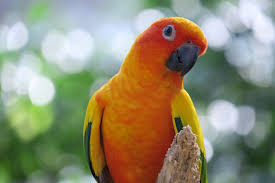
#> input picture sample.jpg, 275 x 183 px
$ jupyter execute lab-6.ipynb   (shell and % lines are left out)
#> lines starting #> are read from the running program, lines starting #| are printed output that depends on the picture
[cell 1]

import cv2
import numpy as np
import matplotlib.pyplot as plt

[cell 2]
image = cv2.imread('sample.jpg', cv2.IMREAD_GRAYSCALE)
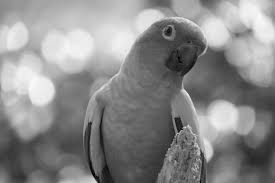
#> image: shape (183, 275); min 0, max 250, mean 138.4

[cell 3]
plt.figure(figsize=(6,6))
plt.imshow(image, cmap='gray')
plt.title('Original Image')
plt.axis('off')
plt.show()

[cell 4]
hist_original = cv2.calcHist([image], [0], None, [256], [0, 256])
#> hist_original = 256 values, max 469 at index 94, min 0 at index 3, mean 196.6

[cell 5]
equalized_image = cv2.equalizeHist(image)
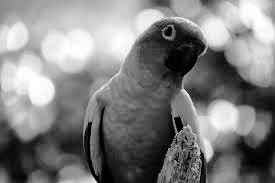
#> equalized_image: shape (183, 275); min 0, max 255, mean 128.2

[cell 6]
hist_equalized = cv2.calcHist([equalized_image], [0], None, [256], [0, 256])
#> hist_equalized = 256 values, max 469 at index 69, min 0 at index 18, mean 196.6

[cell 7]
plt.figure(figsize=(6,6))
plt.imshow(equalized_image, cmap='gray')
plt.title('Histogram Equalized Image')
plt.axis('off')
plt.show()

[cell 8]
fig, axes = plt.subplots(1, 2, figsize=(12, 5))
axes[0].plot(hist_original, color='black')
axes[0].set_title('Original Histogram')
axes[1].plot(hist_equalized, color='black')
axes[1].set_title('Equalized Histogram')

plt.show()
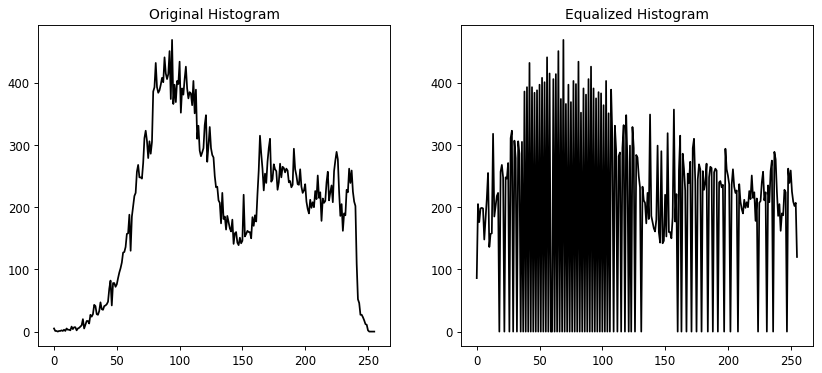
#> figure drawn by matplotlib, 2 panels; panel 1: curve peaks at x = 94, y = 469; panel 2: curve peaks at x = 69, y = 469

[cell 9]
L = 256  # Intensity levels
modified_image = np.uint8(np.clip(image * 1.5, 0, 255))  # Increase contrast
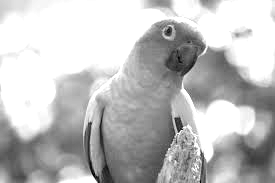
#> modified_image: shape (183, 275); min 0, max 255, mean 190
hist_modified = cv2.calcHist([modified_image], [0], None, [256], [0, 256])
#> hist_modified = 256 values, max 17010 at index 255, min 0 at index 2, mean 196.6

[cell 10]
plt.figure(figsize=(6,6))
plt.imshow(modified_image, cmap='gray')
plt.title('Modified Image (Contrast Enhanced)')
plt.axis('off')
plt.show()

[cell 11]
plt.figure(figsize=(6,6))
plt.plot(hist_modified, color='black')
plt.title('Modified Histogram')
plt.show()
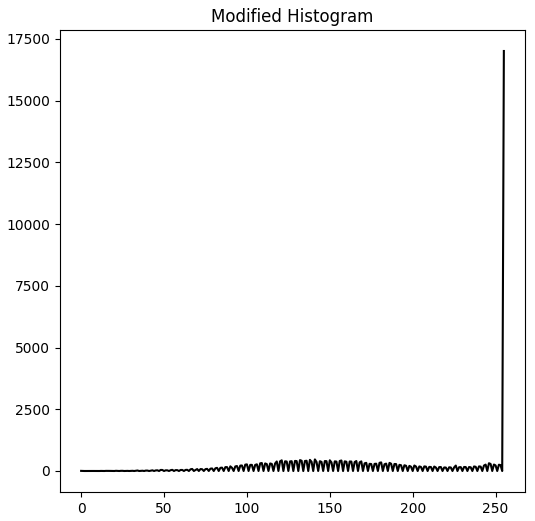
#> figure drawn by matplotlib, 1 panel; curve peaks at x = 255, y = 17010

$ run again, with 2.jpg copied over sample.jpg
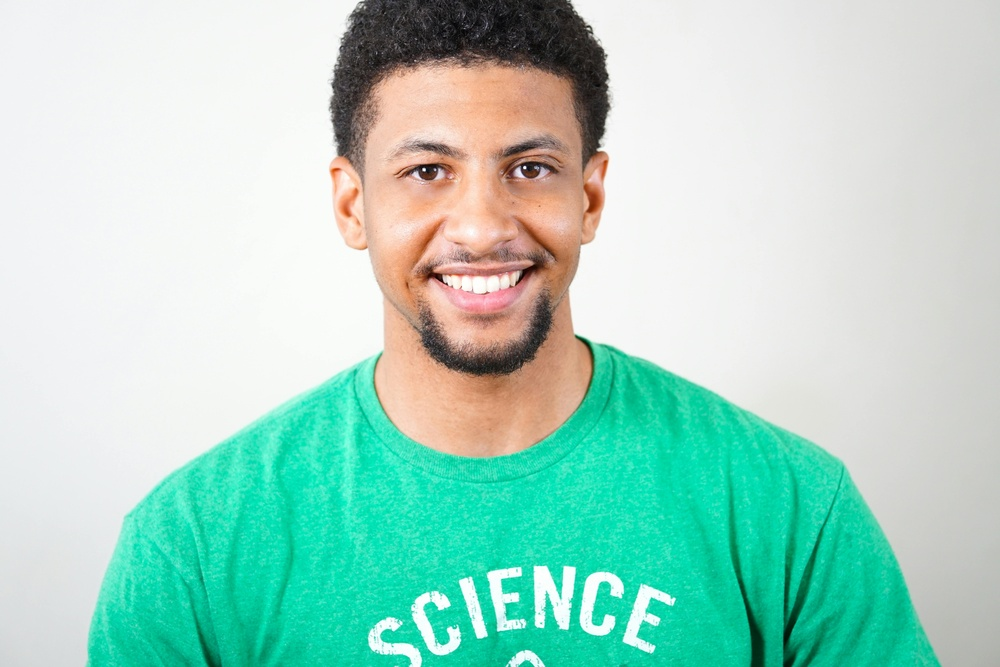
#> input picture 2.jpg, 1000 x 667 px, shrunk from 6000 x 4000 before the run
#> hist_original = 256 values, max 27306 at index 243, min 0 at index 0, mean 2605.5
#> hist_equalized = 256 values, max 27306 at index 197, min 0 at index 29, mean 2605.5
#> `modified_image = np.uint8(np.clip(image * 1.5, 0, 255))`:
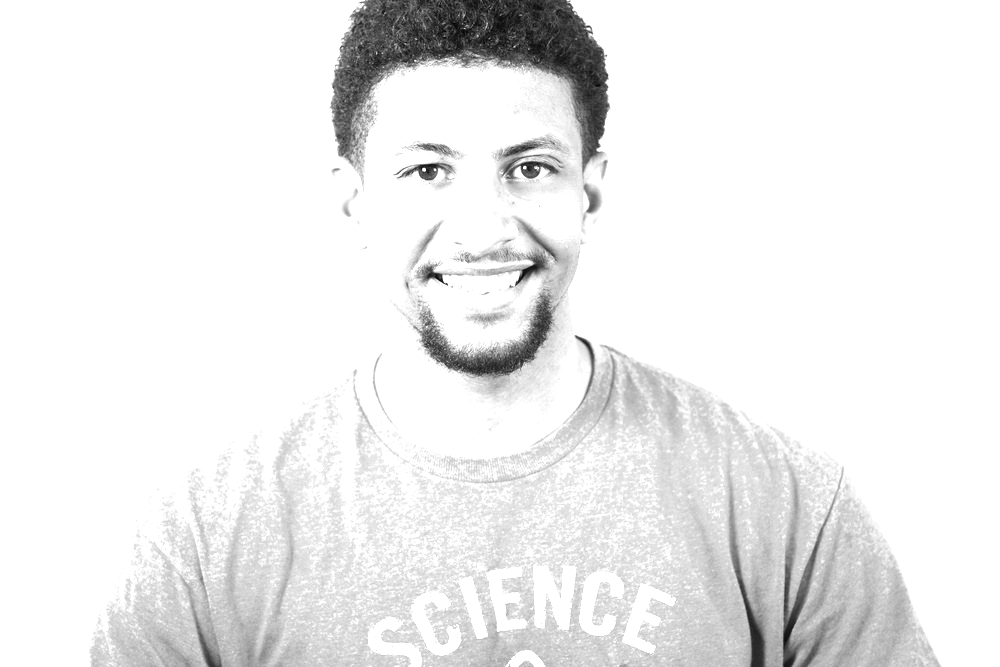
#> modified_image: shape (667, 1000); min 3, max 255, mean 237.1
#> hist_modified = 256 values, max 459973 at index 255, min 0 at index 0, mean 2605.5
#> `plt.show()`:
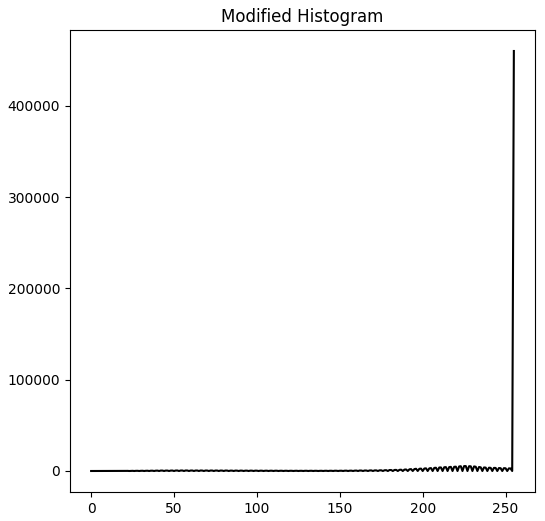
#> figure drawn by matplotlib, 1 panel; curve peaks at x = 255, y = 459973

$ run again, with human.jpg copied over sample.jpg
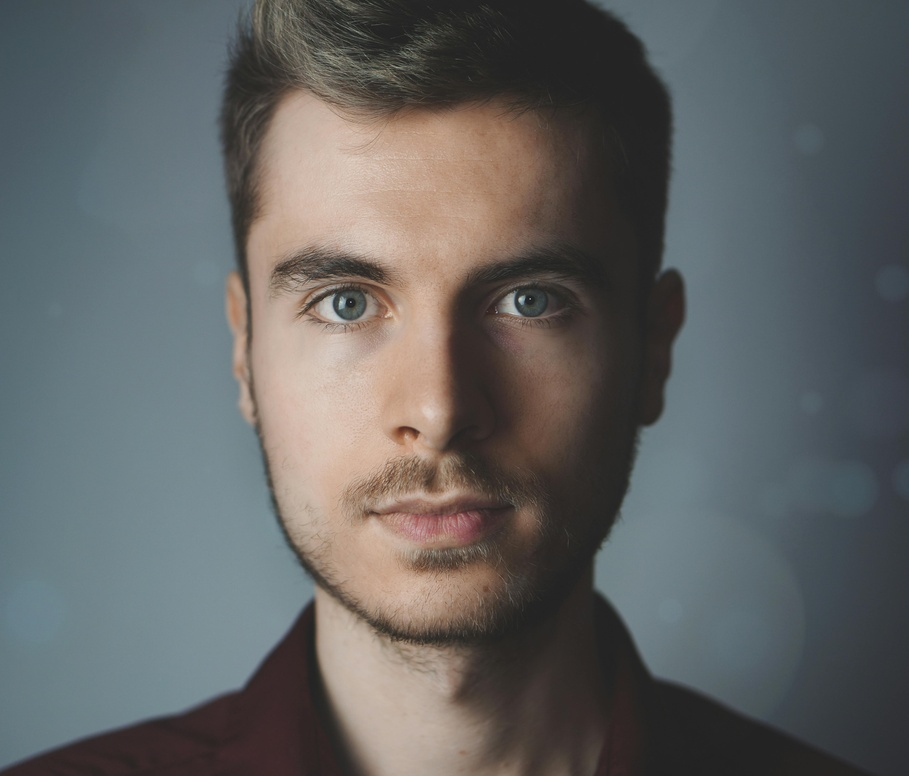
#> input picture human.jpg, 909 x 776 px, shrunk from 4684 x 4000 before the run
#> hist_original = 256 values, max 20279 at index 36, min 0 at index 0, mean 2755.4
#> hist_equalized = 256 values, max 20279 at index 10, min 0 at index 1, mean 2755.4
#> `modified_image = np.uint8(np.clip(image * 1.5, 0, 255))`:
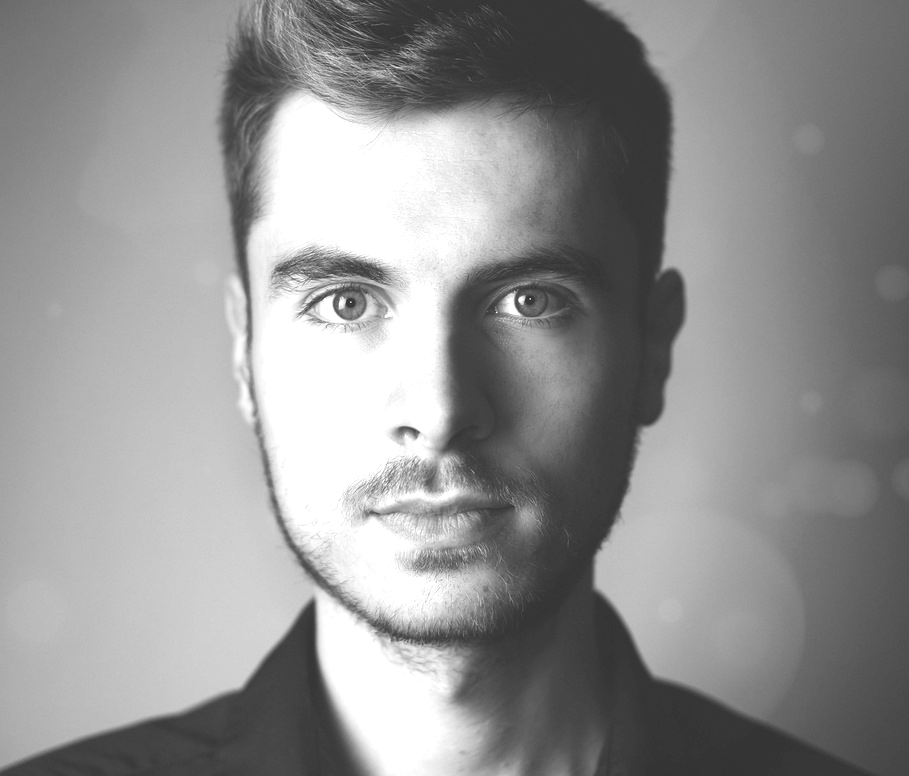
#> modified_image: shape (776, 909); min 36, max 255, mean 146.1
#> hist_modified = 256 values, max 59360 at index 255, min 0 at index 0, mean 2755.4
#> `plt.show()`:
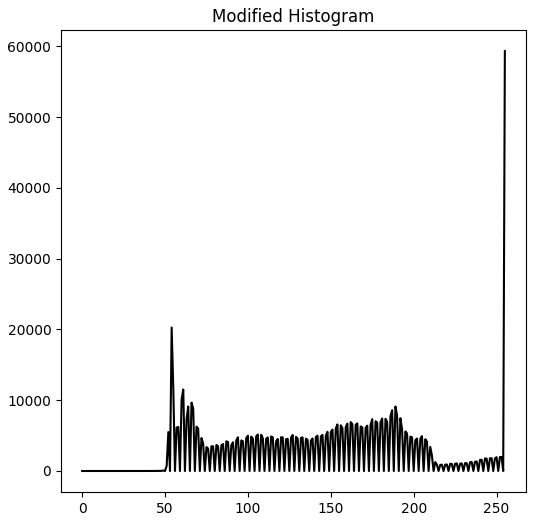
#> figure drawn by matplotlib, 1 panel; curve peaks at x = 255, y = 59360

$ run again, with 1.png saved as sample.jpg
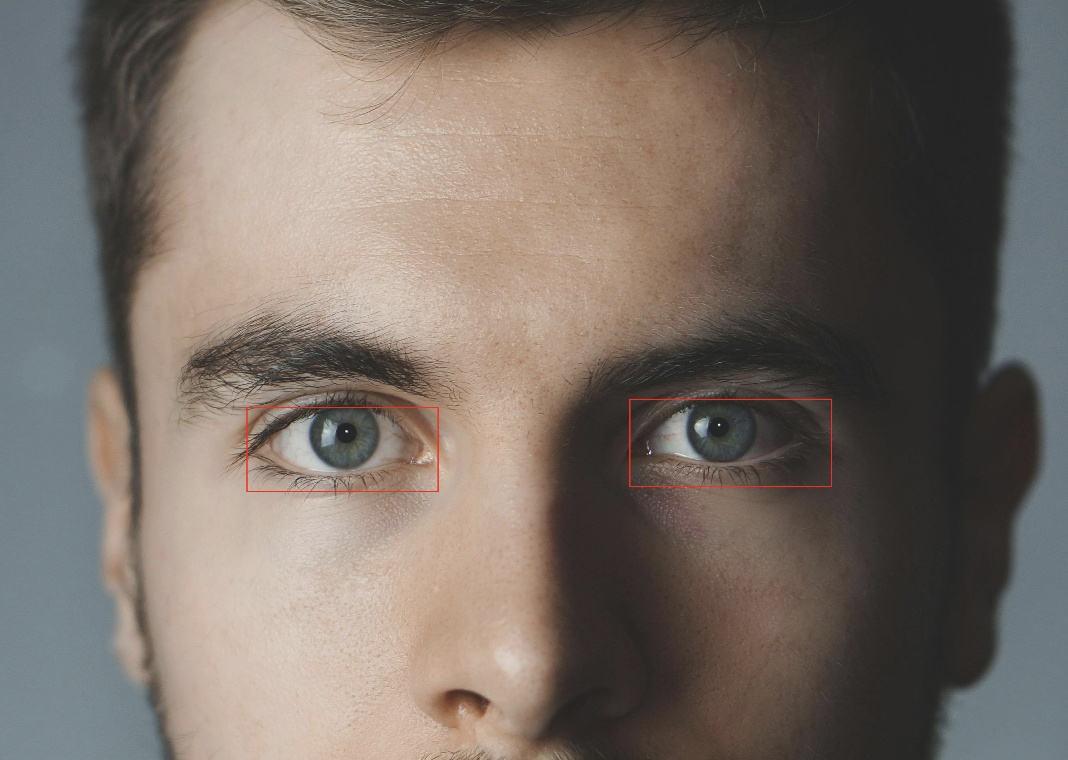
#> input picture 1.png, 1068 x 760 px
#> hist_original = 256 values, max 20895 at index 41, min 0 at index 0, mean 3170.6
#> hist_equalized = 256 values, max 20895 at index 29, min 0 at index 1, mean 3170.6
#> `modified_image = np.uint8(np.clip(image * 1.5, 0, 255))`:
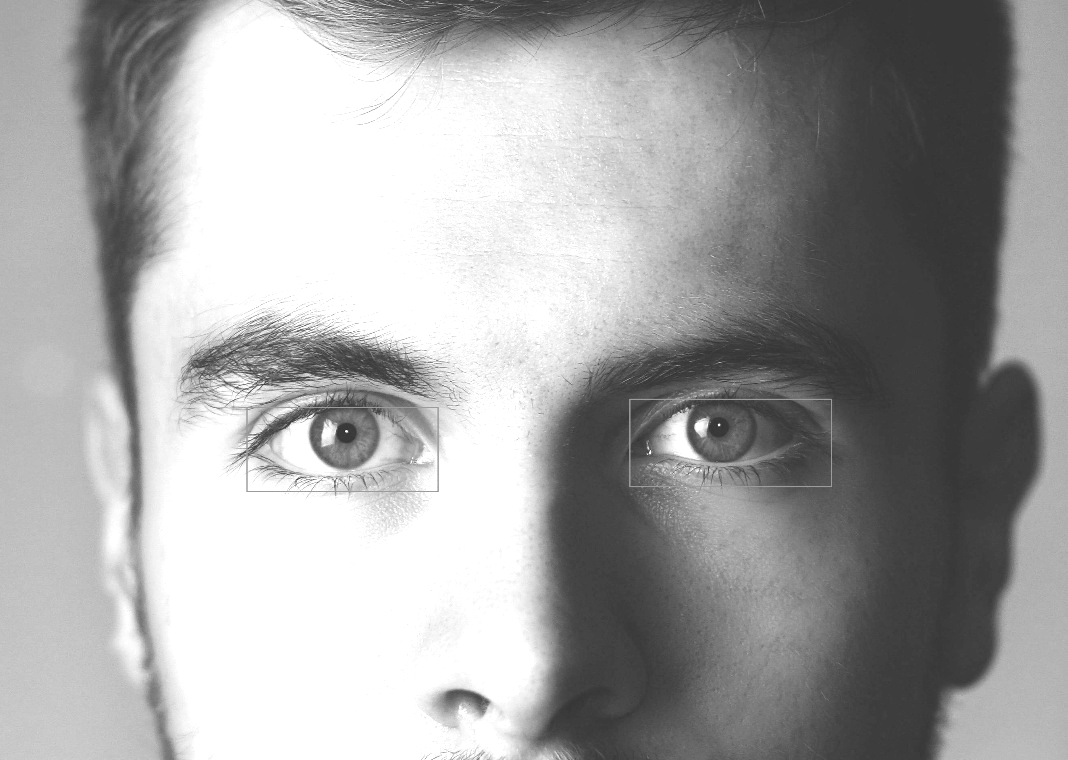
#> modified_image: shape (760, 1068); min 45, max 255, mean 163.2
#> hist_modified = 256 values, max 172308 at index 255, min 0 at index 0, mean 3170.6
#> `plt.show()`:
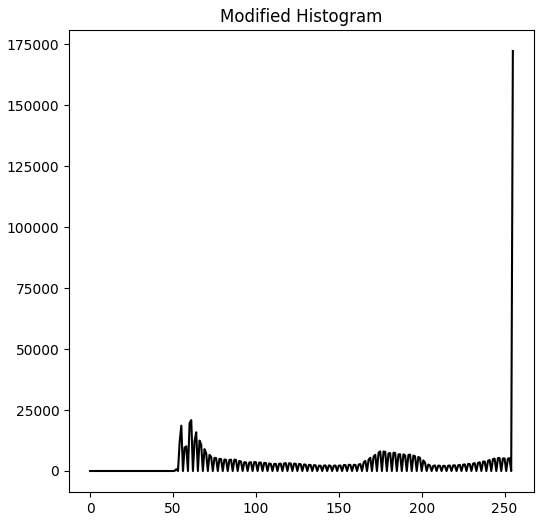
#> figure drawn by matplotlib, 1 panel; curve peaks at x = 255, y = 172308
